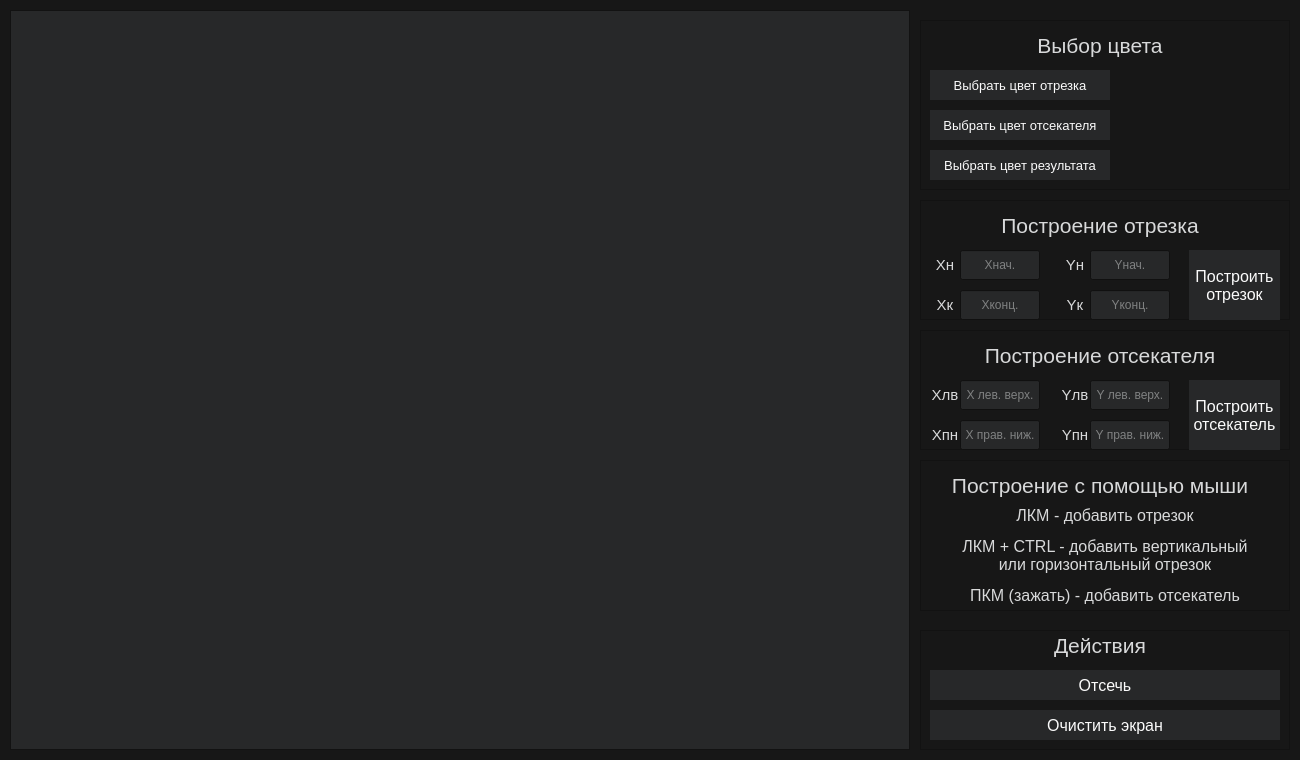
<?xml version="1.0" encoding="UTF-8"?>
<ui version="4.0">
 <class>MainWindow</class>
 <widget class="QMainWindow" name="MainWindow">
  <property name="enabled">
   <bool>true</bool>
  </property>
  <property name="geometry">
   <rect>
    <x>0</x>
    <y>0</y>
    <width>1300</width>
    <height>760</height>
   </rect>
  </property>
  <property name="sizePolicy">
   <sizepolicy hsizetype="Fixed" vsizetype="Fixed">
    <horstretch>0</horstretch>
    <verstretch>0</verstretch>
   </sizepolicy>
  </property>
  <property name="palette">
   <palette>
    <active>
     <colorrole role="WindowText">
      <brush brushstyle="SolidPattern">
       <color alpha="255">
        <red>216</red>
        <green>217</green>
        <blue>218</blue>
       </color>
      </brush>
     </colorrole>
     <colorrole role="Button">
      <brush brushstyle="SolidPattern">
       <color alpha="255">
        <red>39</red>
        <green>40</green>
        <blue>41</blue>
       </color>
      </brush>
     </colorrole>
     <colorrole role="Light">
      <brush brushstyle="SolidPattern">
       <color alpha="255">
        <red>216</red>
        <green>217</green>
        <blue>218</blue>
       </color>
      </brush>
     </colorrole>
     <colorrole role="Midlight">
      <brush brushstyle="SolidPattern">
       <color alpha="255">
        <red>202</red>
        <green>202</green>
        <blue>202</blue>
       </color>
      </brush>
     </colorrole>
     <colorrole role="Text">
      <brush brushstyle="SolidPattern">
       <color alpha="255">
        <red>251</red>
        <green>251</green>
        <blue>251</blue>
       </color>
      </brush>
     </colorrole>
     <colorrole role="ButtonText">
      <brush brushstyle="SolidPattern">
       <color alpha="255">
        <red>251</red>
        <green>251</green>
        <blue>251</blue>
       </color>
      </brush>
     </colorrole>
     <colorrole role="Base">
      <brush brushstyle="SolidPattern">
       <color alpha="255">
        <red>39</red>
        <green>40</green>
        <blue>41</blue>
       </color>
      </brush>
     </colorrole>
     <colorrole role="Window">
      <brush brushstyle="SolidPattern">
       <color alpha="255">
        <red>23</red>
        <green>23</green>
        <blue>23</blue>
       </color>
      </brush>
     </colorrole>
     <colorrole role="Shadow">
      <brush brushstyle="SolidPattern">
       <color alpha="255">
        <red>118</red>
        <green>118</green>
        <blue>118</blue>
       </color>
      </brush>
     </colorrole>
     <colorrole role="Highlight">
      <brush brushstyle="SolidPattern">
       <color alpha="255">
        <red>146</red>
        <green>136</green>
        <blue>248</blue>
       </color>
      </brush>
     </colorrole>
     <colorrole role="Link">
      <brush brushstyle="SolidPattern">
       <color alpha="255">
        <red>68</red>
        <green>119</green>
        <blue>206</blue>
       </color>
      </brush>
     </colorrole>
     <colorrole role="LinkVisited">
      <brush brushstyle="SolidPattern">
       <color alpha="255">
        <red>200</red>
        <green>142</green>
        <blue>167</blue>
       </color>
      </brush>
     </colorrole>
     <colorrole role="AlternateBase">
      <brush brushstyle="SolidPattern">
       <color alpha="255">
        <red>39</red>
        <green>40</green>
        <blue>41</blue>
       </color>
      </brush>
     </colorrole>
     <colorrole role="PlaceholderText">
      <brush brushstyle="SolidPattern">
       <color alpha="128">
        <red>216</red>
        <green>217</green>
        <blue>218</blue>
       </color>
      </brush>
     </colorrole>
    </active>
    <inactive>
     <colorrole role="WindowText">
      <brush brushstyle="SolidPattern">
       <color alpha="255">
        <red>216</red>
        <green>217</green>
        <blue>218</blue>
       </color>
      </brush>
     </colorrole>
     <colorrole role="Button">
      <brush brushstyle="SolidPattern">
       <color alpha="255">
        <red>39</red>
        <green>40</green>
        <blue>41</blue>
       </color>
      </brush>
     </colorrole>
     <colorrole role="Light">
      <brush brushstyle="SolidPattern">
       <color alpha="255">
        <red>216</red>
        <green>217</green>
        <blue>218</blue>
       </color>
      </brush>
     </colorrole>
     <colorrole role="Midlight">
      <brush brushstyle="SolidPattern">
       <color alpha="255">
        <red>202</red>
        <green>202</green>
        <blue>202</blue>
       </color>
      </brush>
     </colorrole>
     <colorrole role="Text">
      <brush brushstyle="SolidPattern">
       <color alpha="255">
        <red>251</red>
        <green>251</green>
        <blue>251</blue>
       </color>
      </brush>
     </colorrole>
     <colorrole role="ButtonText">
      <brush brushstyle="SolidPattern">
       <color alpha="255">
        <red>251</red>
        <green>251</green>
        <blue>251</blue>
       </color>
      </brush>
     </colorrole>
     <colorrole role="Base">
      <brush brushstyle="SolidPattern">
       <color alpha="255">
        <red>39</red>
        <green>40</green>
        <blue>41</blue>
       </color>
      </brush>
     </colorrole>
     <colorrole role="Window">
      <brush brushstyle="SolidPattern">
       <color alpha="255">
        <red>23</red>
        <green>23</green>
        <blue>23</blue>
       </color>
      </brush>
     </colorrole>
     <colorrole role="Shadow">
      <brush brushstyle="SolidPattern">
       <color alpha="255">
        <red>118</red>
        <green>118</green>
        <blue>118</blue>
       </color>
      </brush>
     </colorrole>
     <colorrole role="Highlight">
      <brush brushstyle="SolidPattern">
       <color alpha="255">
        <red>146</red>
        <green>136</green>
        <blue>248</blue>
       </color>
      </brush>
     </colorrole>
     <colorrole role="Link">
      <brush brushstyle="SolidPattern">
       <color alpha="255">
        <red>68</red>
        <green>119</green>
        <blue>206</blue>
       </color>
      </brush>
     </colorrole>
     <colorrole role="LinkVisited">
      <brush brushstyle="SolidPattern">
       <color alpha="255">
        <red>200</red>
        <green>142</green>
        <blue>167</blue>
       </color>
      </brush>
     </colorrole>
     <colorrole role="AlternateBase">
      <brush brushstyle="SolidPattern">
       <color alpha="255">
        <red>39</red>
        <green>40</green>
        <blue>41</blue>
       </color>
      </brush>
     </colorrole>
     <colorrole role="PlaceholderText">
      <brush brushstyle="SolidPattern">
       <color alpha="128">
        <red>216</red>
        <green>217</green>
        <blue>218</blue>
       </color>
      </brush>
     </colorrole>
    </inactive>
    <disabled>
     <colorrole role="WindowText">
      <brush brushstyle="SolidPattern">
       <color alpha="255">
        <red>216</red>
        <green>217</green>
        <blue>218</blue>
       </color>
      </brush>
     </colorrole>
     <colorrole role="Button">
      <brush brushstyle="SolidPattern">
       <color alpha="255">
        <red>39</red>
        <green>40</green>
        <blue>41</blue>
       </color>
      </brush>
     </colorrole>
     <colorrole role="Light">
      <brush brushstyle="SolidPattern">
       <color alpha="255">
        <red>216</red>
        <green>217</green>
        <blue>218</blue>
       </color>
      </brush>
     </colorrole>
     <colorrole role="Midlight">
      <brush brushstyle="SolidPattern">
       <color alpha="255">
        <red>202</red>
        <green>202</green>
        <blue>202</blue>
       </color>
      </brush>
     </colorrole>
     <colorrole role="Text">
      <brush brushstyle="SolidPattern">
       <color alpha="255">
        <red>251</red>
        <green>251</green>
        <blue>251</blue>
       </color>
      </brush>
     </colorrole>
     <colorrole role="ButtonText">
      <brush brushstyle="SolidPattern">
       <color alpha="255">
        <red>251</red>
        <green>251</green>
        <blue>251</blue>
       </color>
      </brush>
     </colorrole>
     <colorrole role="Base">
      <brush brushstyle="SolidPattern">
       <color alpha="255">
        <red>39</red>
        <green>40</green>
        <blue>41</blue>
       </color>
      </brush>
     </colorrole>
     <colorrole role="Window">
      <brush brushstyle="SolidPattern">
       <color alpha="255">
        <red>23</red>
        <green>23</green>
        <blue>23</blue>
       </color>
      </brush>
     </colorrole>
     <colorrole role="Shadow">
      <brush brushstyle="SolidPattern">
       <color alpha="255">
        <red>118</red>
        <green>118</green>
        <blue>118</blue>
       </color>
      </brush>
     </colorrole>
     <colorrole role="Highlight">
      <brush brushstyle="SolidPattern">
       <color alpha="255">
        <red>146</red>
        <green>136</green>
        <blue>248</blue>
       </color>
      </brush>
     </colorrole>
     <colorrole role="Link">
      <brush brushstyle="SolidPattern">
       <color alpha="255">
        <red>68</red>
        <green>119</green>
        <blue>206</blue>
       </color>
      </brush>
     </colorrole>
     <colorrole role="LinkVisited">
      <brush brushstyle="SolidPattern">
       <color alpha="255">
        <red>200</red>
        <green>142</green>
        <blue>167</blue>
       </color>
      </brush>
     </colorrole>
     <colorrole role="AlternateBase">
      <brush brushstyle="SolidPattern">
       <color alpha="255">
        <red>39</red>
        <green>40</green>
        <blue>41</blue>
       </color>
      </brush>
     </colorrole>
     <colorrole role="PlaceholderText">
      <brush brushstyle="SolidPattern">
       <color alpha="128">
        <red>216</red>
        <green>217</green>
        <blue>218</blue>
       </color>
      </brush>
     </colorrole>
    </disabled>
   </palette>
  </property>
  <property name="windowTitle">
   <string>ЛР5 КГ. Диваев ИУ7-42Б</string>
  </property>
  <property name="autoFillBackground">
   <bool>false</bool>
  </property>
  <property name="documentMode">
   <bool>false</bool>
  </property>
  <widget class="QWidget" name="centralwidget">
   <widget class="Plane" name="planeWidget">
    <property name="geometry">
     <rect>
      <x>10</x>
      <y>10</y>
      <width>900</width>
      <height>740</height>
     </rect>
    </property>
   </widget>
   <widget class="QFrame" name="frame_2">
    <property name="geometry">
     <rect>
      <x>920</x>
      <y>20</y>
      <width>370</width>
      <height>170</height>
     </rect>
    </property>
    <property name="frameShape">
     <enum>QFrame::StyledPanel</enum>
    </property>
    <property name="frameShadow">
     <enum>QFrame::Raised</enum>
    </property>
    <widget class="QLabel" name="label_2">
     <property name="geometry">
      <rect>
       <x>10</x>
       <y>0</y>
       <width>340</width>
       <height>50</height>
      </rect>
     </property>
     <property name="font">
      <font>
       <pointsize>16</pointsize>
      </font>
     </property>
     <property name="text">
      <string>Выбор цвета</string>
     </property>
     <property name="alignment">
      <set>Qt::AlignCenter</set>
     </property>
    </widget>
    <widget class="QPushButton" name="lineColorBtn">
     <property name="geometry">
      <rect>
       <x>10</x>
       <y>50</y>
       <width>180</width>
       <height>30</height>
      </rect>
     </property>
     <property name="font">
      <font>
       <pointsize>10</pointsize>
      </font>
     </property>
     <property name="autoFillBackground">
      <bool>true</bool>
     </property>
     <property name="text">
      <string>Выбрать цвет отрезка</string>
     </property>
     <property name="autoDefault">
      <bool>false</bool>
     </property>
     <property name="flat">
      <bool>true</bool>
     </property>
    </widget>
    <widget class="QWidget" name="lineColorDisplay" native="true">
     <property name="geometry">
      <rect>
       <x>210</x>
       <y>50</y>
       <width>140</width>
       <height>30</height>
      </rect>
     </property>
    </widget>
    <widget class="QWidget" name="rectColorDisplay" native="true">
     <property name="geometry">
      <rect>
       <x>210</x>
       <y>90</y>
       <width>140</width>
       <height>30</height>
      </rect>
     </property>
    </widget>
    <widget class="QPushButton" name="rectColorBtn">
     <property name="geometry">
      <rect>
       <x>10</x>
       <y>90</y>
       <width>180</width>
       <height>30</height>
      </rect>
     </property>
     <property name="font">
      <font>
       <pointsize>10</pointsize>
      </font>
     </property>
     <property name="autoFillBackground">
      <bool>true</bool>
     </property>
     <property name="text">
      <string>Выбрать цвет отсекателя</string>
     </property>
     <property name="autoDefault">
      <bool>false</bool>
     </property>
     <property name="flat">
      <bool>true</bool>
     </property>
    </widget>
    <widget class="QPushButton" name="resColorBtn">
     <property name="geometry">
      <rect>
       <x>10</x>
       <y>130</y>
       <width>180</width>
       <height>30</height>
      </rect>
     </property>
     <property name="font">
      <font>
       <pointsize>10</pointsize>
      </font>
     </property>
     <property name="autoFillBackground">
      <bool>true</bool>
     </property>
     <property name="text">
      <string>Выбрать цвет результата</string>
     </property>
     <property name="autoDefault">
      <bool>false</bool>
     </property>
     <property name="flat">
      <bool>true</bool>
     </property>
    </widget>
    <widget class="QWidget" name="resColorDisplay" native="true">
     <property name="geometry">
      <rect>
       <x>210</x>
       <y>130</y>
       <width>140</width>
       <height>30</height>
      </rect>
     </property>
    </widget>
   </widget>
   <widget class="QFrame" name="frame_3">
    <property name="geometry">
     <rect>
      <x>920</x>
      <y>200</y>
      <width>370</width>
      <height>120</height>
     </rect>
    </property>
    <property name="frameShape">
     <enum>QFrame::StyledPanel</enum>
    </property>
    <property name="frameShadow">
     <enum>QFrame::Raised</enum>
    </property>
    <widget class="QLabel" name="label_4">
     <property name="geometry">
      <rect>
       <x>10</x>
       <y>0</y>
       <width>340</width>
       <height>50</height>
      </rect>
     </property>
     <property name="font">
      <font>
       <pointsize>16</pointsize>
      </font>
     </property>
     <property name="text">
      <string>Построение отрезка</string>
     </property>
     <property name="alignment">
      <set>Qt::AlignCenter</set>
     </property>
    </widget>
    <widget class="QLineEdit" name="xsInp">
     <property name="geometry">
      <rect>
       <x>40</x>
       <y>50</y>
       <width>80</width>
       <height>30</height>
      </rect>
     </property>
     <property name="alignment">
      <set>Qt::AlignCenter</set>
     </property>
     <property name="placeholderText">
      <string>Xнач.</string>
     </property>
    </widget>
    <widget class="QLineEdit" name="xeInp">
     <property name="geometry">
      <rect>
       <x>40</x>
       <y>90</y>
       <width>80</width>
       <height>30</height>
      </rect>
     </property>
     <property name="alignment">
      <set>Qt::AlignCenter</set>
     </property>
     <property name="placeholderText">
      <string>Xконц.</string>
     </property>
    </widget>
    <widget class="QPushButton" name="drawLineBtn">
     <property name="geometry">
      <rect>
       <x>269</x>
       <y>50</y>
       <width>91</width>
       <height>70</height>
      </rect>
     </property>
     <property name="font">
      <font>
       <pointsize>12</pointsize>
      </font>
     </property>
     <property name="autoFillBackground">
      <bool>true</bool>
     </property>
     <property name="text">
      <string>Построить 
отрезок</string>
     </property>
     <property name="autoDefault">
      <bool>false</bool>
     </property>
     <property name="flat">
      <bool>true</bool>
     </property>
    </widget>
    <widget class="QLineEdit" name="ysInp">
     <property name="geometry">
      <rect>
       <x>170</x>
       <y>50</y>
       <width>80</width>
       <height>30</height>
      </rect>
     </property>
     <property name="alignment">
      <set>Qt::AlignCenter</set>
     </property>
     <property name="placeholderText">
      <string>Yнач.</string>
     </property>
    </widget>
    <widget class="QLineEdit" name="yeInp">
     <property name="geometry">
      <rect>
       <x>170</x>
       <y>90</y>
       <width>80</width>
       <height>30</height>
      </rect>
     </property>
     <property name="alignment">
      <set>Qt::AlignCenter</set>
     </property>
     <property name="placeholderText">
      <string>Yконц.</string>
     </property>
    </widget>
    <widget class="QLabel" name="label">
     <property name="geometry">
      <rect>
       <x>140</x>
       <y>50</y>
       <width>30</width>
       <height>30</height>
      </rect>
     </property>
     <property name="font">
      <font>
       <pointsize>11</pointsize>
      </font>
     </property>
     <property name="text">
      <string>Yн</string>
     </property>
     <property name="alignment">
      <set>Qt::AlignCenter</set>
     </property>
    </widget>
    <widget class="QLabel" name="label_3">
     <property name="geometry">
      <rect>
       <x>140</x>
       <y>90</y>
       <width>30</width>
       <height>30</height>
      </rect>
     </property>
     <property name="font">
      <font>
       <pointsize>11</pointsize>
      </font>
     </property>
     <property name="text">
      <string>Yк</string>
     </property>
     <property name="alignment">
      <set>Qt::AlignCenter</set>
     </property>
    </widget>
    <widget class="QLabel" name="label_5">
     <property name="geometry">
      <rect>
       <x>10</x>
       <y>50</y>
       <width>30</width>
       <height>30</height>
      </rect>
     </property>
     <property name="font">
      <font>
       <pointsize>11</pointsize>
      </font>
     </property>
     <property name="text">
      <string>Xн</string>
     </property>
     <property name="alignment">
      <set>Qt::AlignCenter</set>
     </property>
    </widget>
    <widget class="QLabel" name="label_6">
     <property name="geometry">
      <rect>
       <x>10</x>
       <y>90</y>
       <width>30</width>
       <height>30</height>
      </rect>
     </property>
     <property name="font">
      <font>
       <pointsize>11</pointsize>
      </font>
     </property>
     <property name="text">
      <string>Xк</string>
     </property>
     <property name="alignment">
      <set>Qt::AlignCenter</set>
     </property>
    </widget>
   </widget>
   <widget class="QFrame" name="frame_4">
    <property name="geometry">
     <rect>
      <x>920</x>
      <y>630</y>
      <width>370</width>
      <height>120</height>
     </rect>
    </property>
    <property name="frameShape">
     <enum>QFrame::StyledPanel</enum>
    </property>
    <property name="frameShadow">
     <enum>QFrame::Raised</enum>
    </property>
    <widget class="QLabel" name="label_10">
     <property name="geometry">
      <rect>
       <x>10</x>
       <y>-10</y>
       <width>340</width>
       <height>50</height>
      </rect>
     </property>
     <property name="font">
      <font>
       <pointsize>16</pointsize>
      </font>
     </property>
     <property name="text">
      <string>Действия</string>
     </property>
     <property name="alignment">
      <set>Qt::AlignCenter</set>
     </property>
    </widget>
    <widget class="QPushButton" name="doBtn">
     <property name="geometry">
      <rect>
       <x>10</x>
       <y>40</y>
       <width>350</width>
       <height>30</height>
      </rect>
     </property>
     <property name="font">
      <font>
       <pointsize>12</pointsize>
      </font>
     </property>
     <property name="autoFillBackground">
      <bool>true</bool>
     </property>
     <property name="text">
      <string>Отсечь</string>
     </property>
     <property name="autoDefault">
      <bool>false</bool>
     </property>
     <property name="flat">
      <bool>true</bool>
     </property>
    </widget>
    <widget class="QPushButton" name="clearScreenBtn">
     <property name="geometry">
      <rect>
       <x>10</x>
       <y>80</y>
       <width>350</width>
       <height>30</height>
      </rect>
     </property>
     <property name="font">
      <font>
       <pointsize>12</pointsize>
      </font>
     </property>
     <property name="autoFillBackground">
      <bool>true</bool>
     </property>
     <property name="text">
      <string>Очистить экран</string>
     </property>
     <property name="autoDefault">
      <bool>false</bool>
     </property>
     <property name="flat">
      <bool>true</bool>
     </property>
    </widget>
   </widget>
   <widget class="QFrame" name="frame_5">
    <property name="geometry">
     <rect>
      <x>920</x>
      <y>460</y>
      <width>370</width>
      <height>151</height>
     </rect>
    </property>
    <property name="frameShape">
     <enum>QFrame::StyledPanel</enum>
    </property>
    <property name="frameShadow">
     <enum>QFrame::Raised</enum>
    </property>
    <widget class="QLabel" name="label_9">
     <property name="geometry">
      <rect>
       <x>10</x>
       <y>40</y>
       <width>350</width>
       <height>30</height>
      </rect>
     </property>
     <property name="font">
      <font>
       <pointsize>12</pointsize>
      </font>
     </property>
     <property name="text">
      <string>ЛКМ - добавить отрезок</string>
     </property>
     <property name="alignment">
      <set>Qt::AlignCenter</set>
     </property>
    </widget>
    <widget class="QLabel" name="label_11">
     <property name="geometry">
      <rect>
       <x>10</x>
       <y>0</y>
       <width>340</width>
       <height>50</height>
      </rect>
     </property>
     <property name="font">
      <font>
       <pointsize>16</pointsize>
      </font>
     </property>
     <property name="text">
      <string>Построение с помощью мыши</string>
     </property>
     <property name="alignment">
      <set>Qt::AlignCenter</set>
     </property>
    </widget>
    <widget class="QLabel" name="label_12">
     <property name="geometry">
      <rect>
       <x>10</x>
       <y>120</y>
       <width>350</width>
       <height>30</height>
      </rect>
     </property>
     <property name="font">
      <font>
       <pointsize>12</pointsize>
      </font>
     </property>
     <property name="text">
      <string>ПКМ (зажать) - добавить отсекатель</string>
     </property>
     <property name="alignment">
      <set>Qt::AlignCenter</set>
     </property>
    </widget>
    <widget class="QLabel" name="label_36">
     <property name="geometry">
      <rect>
       <x>10</x>
       <y>70</y>
       <width>350</width>
       <height>50</height>
      </rect>
     </property>
     <property name="font">
      <font>
       <pointsize>12</pointsize>
      </font>
     </property>
     <property name="text">
      <string>ЛКМ + CTRL - добавить вертикальный
или горизонтальный отрезок</string>
     </property>
     <property name="alignment">
      <set>Qt::AlignCenter</set>
     </property>
    </widget>
   </widget>
   <widget class="QFrame" name="frame_6">
    <property name="geometry">
     <rect>
      <x>920</x>
      <y>330</y>
      <width>370</width>
      <height>120</height>
     </rect>
    </property>
    <property name="frameShape">
     <enum>QFrame::StyledPanel</enum>
    </property>
    <property name="frameShadow">
     <enum>QFrame::Raised</enum>
    </property>
    <widget class="QLabel" name="label_31">
     <property name="geometry">
      <rect>
       <x>10</x>
       <y>0</y>
       <width>340</width>
       <height>50</height>
      </rect>
     </property>
     <property name="font">
      <font>
       <pointsize>16</pointsize>
      </font>
     </property>
     <property name="text">
      <string>Построение отсекателя</string>
     </property>
     <property name="alignment">
      <set>Qt::AlignCenter</set>
     </property>
    </widget>
    <widget class="QLineEdit" name="xrsInp">
     <property name="geometry">
      <rect>
       <x>40</x>
       <y>50</y>
       <width>80</width>
       <height>30</height>
      </rect>
     </property>
     <property name="alignment">
      <set>Qt::AlignCenter</set>
     </property>
     <property name="placeholderText">
      <string>X лев. верх.</string>
     </property>
    </widget>
    <widget class="QLineEdit" name="xreInp">
     <property name="geometry">
      <rect>
       <x>40</x>
       <y>90</y>
       <width>80</width>
       <height>30</height>
      </rect>
     </property>
     <property name="alignment">
      <set>Qt::AlignCenter</set>
     </property>
     <property name="placeholderText">
      <string>X прав. ниж.</string>
     </property>
    </widget>
    <widget class="QPushButton" name="drawRectBtn">
     <property name="geometry">
      <rect>
       <x>269</x>
       <y>50</y>
       <width>91</width>
       <height>70</height>
      </rect>
     </property>
     <property name="font">
      <font>
       <pointsize>12</pointsize>
      </font>
     </property>
     <property name="autoFillBackground">
      <bool>true</bool>
     </property>
     <property name="text">
      <string>Построить 
отсекатель</string>
     </property>
     <property name="autoDefault">
      <bool>false</bool>
     </property>
     <property name="flat">
      <bool>true</bool>
     </property>
    </widget>
    <widget class="QLineEdit" name="yrsInp">
     <property name="geometry">
      <rect>
       <x>170</x>
       <y>50</y>
       <width>80</width>
       <height>30</height>
      </rect>
     </property>
     <property name="alignment">
      <set>Qt::AlignCenter</set>
     </property>
     <property name="placeholderText">
      <string>Y лев. верх.</string>
     </property>
    </widget>
    <widget class="QLineEdit" name="yreInp">
     <property name="geometry">
      <rect>
       <x>170</x>
       <y>90</y>
       <width>80</width>
       <height>30</height>
      </rect>
     </property>
     <property name="alignment">
      <set>Qt::AlignCenter</set>
     </property>
     <property name="placeholderText">
      <string>Y прав. ниж.</string>
     </property>
    </widget>
    <widget class="QLabel" name="label_32">
     <property name="geometry">
      <rect>
       <x>140</x>
       <y>50</y>
       <width>30</width>
       <height>30</height>
      </rect>
     </property>
     <property name="font">
      <font>
       <pointsize>11</pointsize>
      </font>
     </property>
     <property name="text">
      <string>Yлв</string>
     </property>
     <property name="alignment">
      <set>Qt::AlignCenter</set>
     </property>
    </widget>
    <widget class="QLabel" name="label_33">
     <property name="geometry">
      <rect>
       <x>140</x>
       <y>90</y>
       <width>30</width>
       <height>30</height>
      </rect>
     </property>
     <property name="font">
      <font>
       <pointsize>11</pointsize>
      </font>
     </property>
     <property name="text">
      <string>Yпн</string>
     </property>
     <property name="alignment">
      <set>Qt::AlignCenter</set>
     </property>
    </widget>
    <widget class="QLabel" name="label_34">
     <property name="geometry">
      <rect>
       <x>10</x>
       <y>50</y>
       <width>30</width>
       <height>30</height>
      </rect>
     </property>
     <property name="font">
      <font>
       <pointsize>11</pointsize>
      </font>
     </property>
     <property name="text">
      <string>Xлв</string>
     </property>
     <property name="alignment">
      <set>Qt::AlignCenter</set>
     </property>
    </widget>
    <widget class="QLabel" name="label_35">
     <property name="geometry">
      <rect>
       <x>10</x>
       <y>90</y>
       <width>30</width>
       <height>30</height>
      </rect>
     </property>
     <property name="font">
      <font>
       <pointsize>11</pointsize>
      </font>
     </property>
     <property name="text">
      <string>Xпн</string>
     </property>
     <property name="alignment">
      <set>Qt::AlignCenter</set>
     </property>
    </widget>
   </widget>
  </widget>
 </widget>
 <customwidgets>
  <customwidget>
   <class>Plane</class>
   <extends>QGraphicsView</extends>
   <header>plane.h</header>
  </customwidget>
 </customwidgets>
 <tabstops>
  <tabstop>planeWidget</tabstop>
  <tabstop>lineColorBtn</tabstop>
  <tabstop>rectColorBtn</tabstop>
  <tabstop>resColorBtn</tabstop>
  <tabstop>xsInp</tabstop>
  <tabstop>ysInp</tabstop>
  <tabstop>xeInp</tabstop>
  <tabstop>yeInp</tabstop>
  <tabstop>drawLineBtn</tabstop>
  <tabstop>xrsInp</tabstop>
  <tabstop>yrsInp</tabstop>
  <tabstop>xreInp</tabstop>
  <tabstop>yreInp</tabstop>
  <tabstop>drawRectBtn</tabstop>
  <tabstop>doBtn</tabstop>
  <tabstop>clearScreenBtn</tabstop>
 </tabstops>
 <resources/>
 <connections/>
</ui>
